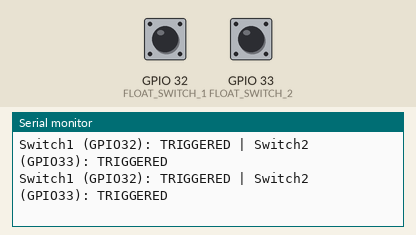
Recording of a sketch running on a simulated ESP32. Parts: the last lines printed to the serial monitor. Inputs (shaded band) come from the test bench; at power-on: GPIO 32 (FLOAT_SWITCH_1) HIGH, GPIO 33 (FLOAT_SWITCH_2) HIGH.

Above: at 1.4 s.
1.5 s: GPIO 32 (FLOAT_SWITCH_1) pulled LOW for 0.35 s
At 1.71 s:
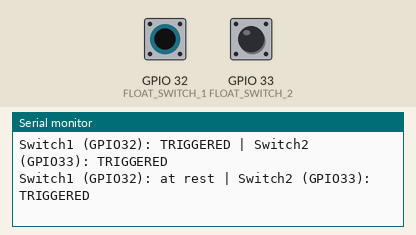
3.3 s: GPIO 33 (FLOAT_SWITCH_2) pulled LOW for 0.35 s
At 3.51 s:
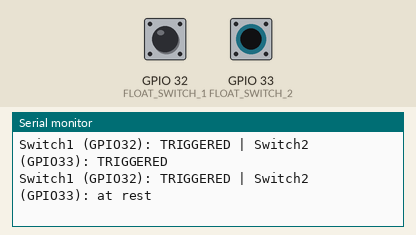
5.1 s: GPIO 32 (FLOAT_SWITCH_1) driven LOW and GPIO 33 (FLOAT_SWITCH_2) driven LOW
At 5.31 s:
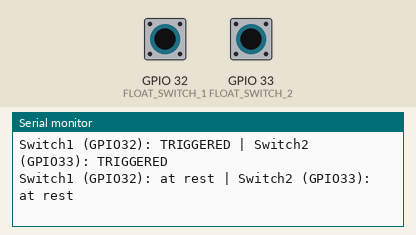

The sketch:

float_switch.ino
```cpp
#define FLOAT_SWITCH_1 32
#define FLOAT_SWITCH_2 33

void setup() {
  Serial.begin(115200);

  pinMode(FLOAT_SWITCH_1, INPUT_PULLUP);
  pinMode(FLOAT_SWITCH_2, INPUT_PULLUP);
}

void loop() {
  int s1 = digitalRead(FLOAT_SWITCH_1);
  int s2 = digitalRead(FLOAT_SWITCH_2);

  // LOW = at rest (float hanging down / not floating)
  // HIGH = triggered (float risen with water level)

  Serial.printf("Switch1 (GPIO32): %s | Switch2 (GPIO33): %s\n",
    s1 == LOW ? "at rest" : "TRIGGERED",
    s2 == LOW ? "at rest" : "TRIGGERED");

  delay(300);
}
```

Measured:
- after the input at 1.5 s, the serial monitor: prints a new line at once (image 1)
- after the input at 3.3 s, the serial monitor: prints a new line at once (image 2)
- after the input at 5.1 s, the serial monitor: prints a new line at once (image 3)
